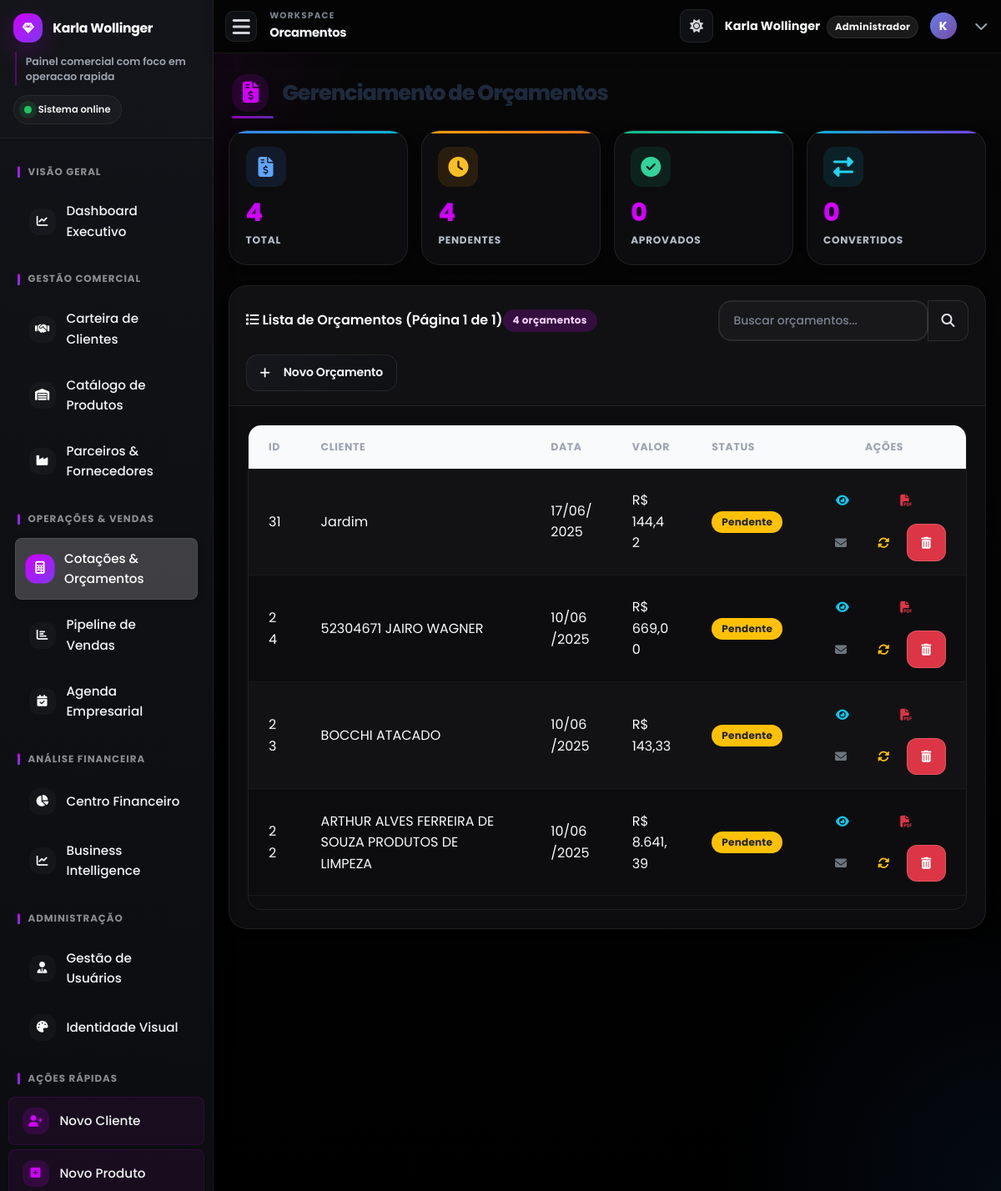
The app's page /orcamentos.php (signed in) with its own data.
### tables this page shows
CREATE TABLE `orcamentos` (
  `id` int(11) NOT NULL,
  `cliente_id` int(11) NOT NULL,
  `data_orcamento` datetime DEFAULT current_timestamp(),
  `data_atualizacao` datetime DEFAULT NULL,
  `valor_total` decimal(10,2) NOT NULL,
  `status_orcamento` enum('pendente','aprovado','rejeitado','convertido_venda') DEFAULT 'pendente',
  `forma_pagamento` enum('pix','debito','credito','dinheiro','faturamento') DEFAULT 'faturamento',
  `tipo_faturamento` enum('avista','15_dias','20_dias','30_dias','45_dias','60_dias','90_dias') DEFAULT 'avista',
  `data_vencimento` date DEFAULT NULL,
  `observacoes` text DEFAULT NULL,
  `empresa_id` int(11) DEFAULT NULL,
  `comissao_percentual` decimal(5,2) DEFAULT 0.00,
  `valor_comissao` decimal(10,2) DEFAULT 0.00,
  `data_criacao` date NOT NULL
);

CREATE TABLE `clientes` (
  `id` int(11) NOT NULL,
  `nome` varchar(255) NOT NULL,
  `nome_fantasia` varchar(255) DEFAULT NULL,
  `tipo_pessoa` enum('fisica','juridica') NOT NULL,
  `cpf_cnpj` varchar(22) DEFAULT NULL,
  `inscricao_estadual` varchar(20) DEFAULT NULL,
  `email` varchar(100) DEFAULT NULL,
  `telefone` varchar(20) DEFAULT NULL,
  `endereco` varchar(255) DEFAULT NULL,
  `numero` varchar(20) DEFAULT NULL,
  `ponto_referencia` varchar(255) DEFAULT NULL,
  `cidade` varchar(100) DEFAULT NULL,
  `estado` varchar(2) DEFAULT NULL,
  `cep` varchar(10) DEFAULT NULL,
  `data_cadastro` datetime DEFAULT current_timestamp()
);

### orcamentos.php (the view, shortened to what this page needs)
<?php
require_once 'includes/db_connect.php';
$itens_por_pagina_orc = 10;
$pagina_atual_orc = isset($_GET['pagina_orc']) ? (int)$_GET['pagina_orc'] : 1;
$offset_orc = ($pagina_atual_orc - 1) * $itens_por_pagina_orc;
$sql_total_orcamentos_para_exibir_db = "SELECT COUNT(*) as total FROM orcamentos WHERE status_orcamento != 'convertido_venda'";
$result_total_orcamentos_para_exibir_db = $conn->query($sql_total_orcamentos_para_exibir_db);
$total_orcamentos_para_exibir_db = $result_total_orcamentos_para_exibir_db->fetch_assoc()['total'];
$total_paginas_orc = ceil($total_orcamentos_para_exibir_db / $itens_por_pagina_orc);
$sql_select_orcamentos = "SELECT o.id, c.nome AS nome_cliente, o.data_orcamento, o.valor_total, o.status_orcamento
                          FROM orcamentos o LEFT JOIN clientes c ON o.cliente_id = c.id
                          WHERE o.status_orcamento != 'convertido_venda'
                          ORDER BY o.id DESC
                          LIMIT ? OFFSET ?";
$stmt_orcamentos = $conn->prepare($sql_select_orcamentos);
$stmt_orcamentos->bind_param("ii", $itens_por_pagina_orc, $offset_orc);
$stmt_orcamentos->execute();
$result_orcamentos_paginados = $stmt_orcamentos->get_result();
$orcamentos_para_exibir = $result_orcamentos_paginados->fetch_all(MYSQLI_ASSOC);
$sql_all_orcamentos_stats = "SELECT status_orcamento FROM orcamentos";
$result_all_orcamentos_stats = $conn->query($sql_all_orcamentos_stats);
$stats = ['pendentes' => 0, 'aprovados' => 0, 'rejeitados' => 0, 'convertidos' => 0];
$total_orcamentos_stats = 0;
if ($result_all_orcamentos_stats) {
    while($row_stat = $result_all_orcamentos_stats->fetch_assoc()) {
        $total_orcamentos_stats++;
        if ($row_stat['status_orcamento'] == 'pendente') $stats['pendentes']++;
    }
}
include_once 'includes/header.php';
?>
<div class="page-header fade-in-up">
    <h1 class="page-title"><i class="fas fa-file-invoice-dollar"></i> Gerenciamento de Orçamentos</h1>
</div>
<div class="row g-4 mb-4">
    <div class="col-6 col-lg-3"><div class="stats-card primary"><div class="stats-icon primary"><i class="fas fa-file-invoice-dollar"></i></div><div class="stats-value"><?php echo $total_orcamentos_stats; ?></div><div class="stats-label">Total</div></div></div>
    <div class="col-6 col-lg-3"><div class="stats-card warning"><div class="stats-icon warning"><i class="fas fa-clock"></i></div><div class="stats-value"><?php echo $stats['pendentes']; ?></div><div class="stats-label">Pendentes</div></div></div>
    <div class="col-6 col-lg-3"><div class="stats-card success"><div class="stats-icon success"><i class="fas fa-check-circle"></i></div><div class="stats-value"><?php echo $stats['aprovados']; ?></div><div class="stats-label">Aprovados</div></div></div>
    <div class="col-6 col-lg-3"><div class="stats-card info"><div class="stats-icon info"><i class="fas fa-exchange-alt"></i></div><div class="stats-value"><?php echo $stats['convertidos']; ?></div><div class="stats-label">Convertidos</div></div></div>
</div>
<div class="modern-card">
    <div class="card-header-modern d-flex justify-content-between align-items-center flex-wrap gap-3">
        <div class="d-flex align-items-center">
            <span><i class="fas fa-list"></i> Lista de Orçamentos (Página <?php echo $pagina_atual_orc; ?> de <?php echo $total_paginas_orc; ?>)</span>
            <div class="ms-auto">
                <span class="badge bg-primary"><?php echo count($orcamentos_para_exibir); ?> orçamentos</span>
            </div>
        </div>
        <div class="d-flex gap-2 flex-grow-1 flex-md-grow-0">
            <div class="input-group" style="max-width: 300px;">
                <input type="text" class="form-control" placeholder="Buscar orçamentos..." id="searchInput">
                <button class="btn btn-outline-primary" type="button">
                    <i class="fas fa-search"></i>
                </button>
            </div>
        </div>
        <a href="criar_orcamento.php" class="btn btn-primary btn-sm"><i class="fas fa-plus me-2"></i> Novo Orçamento</a>
    </div>
    <div class="card-body-modern">
        <div class="table-responsive-custom">
            <div class="table-modern">
                <table class="table table-hover table-striped" id="orcamentosTable">
                    <thead>
                        <tr>
                            <th>ID</th><th>Cliente</th><th>Data</th><th>Valor</th><th>Status</th><th class="text-center">Ações</th>
                        </tr>
                    </thead>
                    <tbody>
                        <?php if (count($orcamentos_para_exibir) > 0): ?>
                            <?php foreach ($orcamentos_para_exibir as $row): ?>
                                <?php
                                $status_class = '';
                                switch ($row['status_orcamento']) {
                                    case 'pendente': $status_class = 'bg-warning text-dark'; break;
                                }
                                ?>
                                <tr>
                                    <td><?php echo htmlspecialchars($row['id']); ?></td>
                                    <td><?php echo htmlspecialchars($row['nome_cliente']); ?></td>
                                    <td><?php echo date('d/m/Y', strtotime($row['data_orcamento'])); ?></td>
                                    <td>R$ <?php echo number_format($row['valor_total'], 2, ',', '.'); ?></td>
                                    <td><span class="badge <?php echo $status_class; ?>"><?php echo htmlspecialchars(ucfirst(str_replace('_', ' ', $row['status_orcamento']))); ?></span></td>
                                    <td class="text-center">
                                        <div class="btn-group">
                                            <a href="detalhes_orcamento.php?id=<?php echo $row['id']; ?>" class="btn btn-sm btn-outline-info" title="Ver Detalhes"><i class="fas fa-eye"></i></a>
                                            <a href="gerar_pdf_orcamento.php?id=<?php echo $row['id']; ?>" class="btn btn-sm btn-outline-danger" title="Baixar PDF" target="_blank"><i class="fas fa-file-pdf"></i></a>
                                            <a href="orcamentos.php?action=send_email&id=<?php echo $row['id']; ?>" class="btn btn-sm btn-outline-secondary" title="Enviar por E-mail"><i class="fas fa-envelope"></i></a>
                                            <button type="button" class="btn btn-sm btn-outline-warning" title="Mudar Status" data-bs-toggle="modal" data-bs-target="#statusModal" data-id="<?php echo $row['id']; ?>" data-status="<?php echo $row['status_orcamento']; ?>">
                                                <i class="fas fa-sync-alt"></i>
                                            </button>
                                            <a href="orcamentos.php?action=delete&id=<?php echo $row['id']; ?>" class="btn btn-sm btn-danger" title="Excluir Orçamento" onclick="return confirm('Tem certeza que deseja excluir este orçamento e todos os seus itens? Esta ação não pode ser desfeita.');">
                                                <i class="fas fa-trash-alt"></i>
                                            </a>
                                        </div>
                                    </td>
                                </tr>
                            <?php endforeach; ?>
                        <?php else: ?>
                            <tr><td colspan="6" class="text-center">Nenhum orçamento para exibir (orçamentos já convertidos em venda não são listados aqui).</td></tr>
                        <?php endif; ?>
                    </tbody>
                </table>
            </div>
        </div>
    </div>
</div>
<?php
include_once 'includes/footer.php';
?>

### records on screen
orcamentos: id "31", cliente.nome "Jardim", data_orcamento "17/06/2025", valor_total "144,42", status_orcamento "Pendente"
orcamentos: id "24", cliente.nome "52304671 JAIRO WAGNER", data_orcamento "10/06/2025", valor_total "669,00", status_orcamento "Pendente"
orcamentos: id "23", cliente.nome "BOCCHI ATACADO", data_orcamento "10/06/2025", valor_total "143,33", status_orcamento "Pendente"
orcamentos: id "22", cliente.nome "ARTHUR ALVES FERREIRA DE SOUZA PRODUTOS DE LIMPEZA", data_orcamento "10/06/2025", valor_total "8.641,39", status_orcamento "Pendente"

### other values on screen
$current_page_title "Orcamentos"
$_SESSION["nome"] "Karla Wollinger"
$user_role_label "Administrador"
substr($_SESSION["nome"] ?? 'U', 0, 1) "K"
$total_orcamentos_stats "4"
$stats['pendentes'] "4"
$stats['aprovados'] "0"
$stats['convertidos'] "0"
$pagina_atual_orc "1"
$total_paginas_orc "1"
count($orcamentos_para_exibir) "4"
